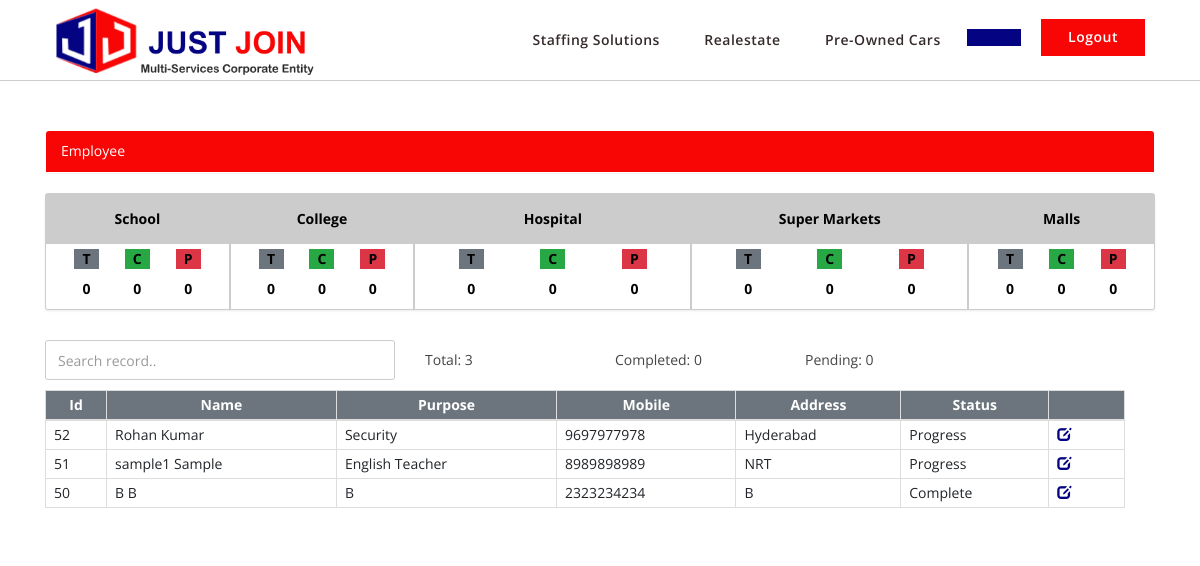
/dashboard/ad/ep/adep-dashboard.php, run on the app's committed database.
### tables this page shows
CREATE TABLE `employee` (
  `id` int(100) NOT NULL,
  `job_name` varchar(256) NOT NULL DEFAULT 'null',
  `first_name` varchar(256) NOT NULL,
  `last_name` varchar(256) NOT NULL,
  `father_name` varchar(256) NOT NULL DEFAULT 'null',
  `dob` varchar(255) NOT NULL,
  `gender` varchar(256) NOT NULL,
  `address` varchar(256) NOT NULL,
  `phone_number` bigint(100) NOT NULL,
  `aadhar` varchar(256) NOT NULL DEFAULT 'xxxx-xxxx-xxxx',
  `organization` varchar(256) DEFAULT 'null',
  `job_type` varchar(256) NOT NULL DEFAULT 'null',
  `job_exp` varchar(256) DEFAULT '0',
  `present_or_previous_company` varchar(256) NOT NULL DEFAULT '0',
  `present_salary` varchar(255) NOT NULL DEFAULT '0',
  `expected_salary` varchar(255) DEFAULT '0',
  `date_of_registered` varchar(256) NOT NULL,
  `employee_status` varchar(256) NOT NULL DEFAULT 'Progress',
  `reached` varchar(256) NOT NULL DEFAULT 'Not Reached',
  `paid` varchar(256) NOT NULL DEFAULT 'Unpaid',
  `employee_comment` varchar(256) DEFAULT NULL,
  `read_record` int(100) NOT NULL DEFAULT '0'
);

### dashboard/ad/ep/adep-dashboard.php (the view, shortened to what the rows shown need)
<?php
include '../../../snippets/conn.php';
?>
<!DOCTYPE html>
<html lang="en">
<head>
    <link href="../../../assets/vendor/bootstrap/css/bootstrap.min.css" rel="stylesheet">
    <link href="../../../assets/vendor/icofont/icofont.min.css" rel="stylesheet">
    <link href="../../../assets/vendor/boxicons/css/boxicons.min.css" rel="stylesheet">
    <link rel="stylesheet" href="https://maxcdn.bootstrapcdn.com/bootstrap/3.4.0/css/bootstrap.min.css">
    <link href="../../../assets/css/style.css" rel="stylesheet">
</head>
<body>
    <header id="header" class="fixed-top ">
        <div class="container d-flex align-items-center">
            <h1 class="logo mr-auto"><a href="../../../index.html"><img src="../../../assets/img/logo-trim.png"></a></h1>
        </div>
    </header>
    <?php
        $sql = "SELECT * FROM employee ORDER BY id DESC";
        $result = $conn->query($sql);
        if ($result->num_rows > 0) {
        ?>
    <section class="container">
        <div class="row block">
            <div class="col-lg-12" id="table_container">
                <table class="table table-bordered" id="table_main">
                        <thead>
                            <tr class="table-info table-th-blue">
                            <th>Id</th>
                            <th>Name</th>
                            <th>Purpose</th>
                            <th>Mobile</th>
                            <th>Address</th>
                            <th>Status</th>
                            <th>&nbsp;</th>
                            </tr>
                        </thead>
                        <tbody id="tbody">
                        <?php
                                while($row = $result->fetch_assoc()) {
                                    echo '<tr>
                                        <td>'.$row["id"].'</td>
                                        <td>'.$row["first_name"].' '.$row["last_name"].'</td>
                                        <td>'.$row["job_name"].'</td>
                                        <td>'.$row["phone_number"].'</td>
                                        <td>'.$row["address"].'</td>
                                        <td>'.$row["employee_status"].'</td>
                                        <td><a href="javascript:void(0)" class="pr-3" onclick="return edit('.$row["id"].');"><span class="glyphicon glyphicon-edit blue-color"></span></a></td>
                                        </tr>';
                                }
                            } else {
                                echo "0 results";
                            }
                            ?>
                        </tbody>
                    </table>
                </div>
            </div>
        </section>
</body>
</html>

### data on the page
employee: id "52", first_name "Rohan", last_name "Kumar", job_name "Security", phone_number "9697977978", address "Hyderabad", employee_status "Progress"
employee: id "51", first_name "sample1", last_name "Sample", job_name "English Teacher", phone_number "8989898989", address "NRT", employee_status "Progress"
employee: id "50", first_name "B", last_name "B", job_name "B", phone_number "2323234234", address "B", employee_status "Complete"

### other printed values
$schoolCompletedData "0"
$schoolInCompletedData "0"
$schoolCompletedData - $schoolInCompletedData "0"
$collegeCompletedData "0"
$collegeInCompletedData "0"
$collegeCompletedData - $collegeInCompletedData "0"
$hospitalCompletedData "0"
$hospitalInCompletedData "0"
$hospitalCompletedData - $hospitalInCompletedData "0"
$superMarketsCompletedData "0"
$superMarketsInCompletedData "0"
$superMarketsCompletedData - $superMarketsInCompletedData "0"
$mallsCompletedData "0"
$mallsInCompletedData "0"
$mallsCompletedData - $mallsInCompletedData "0"
